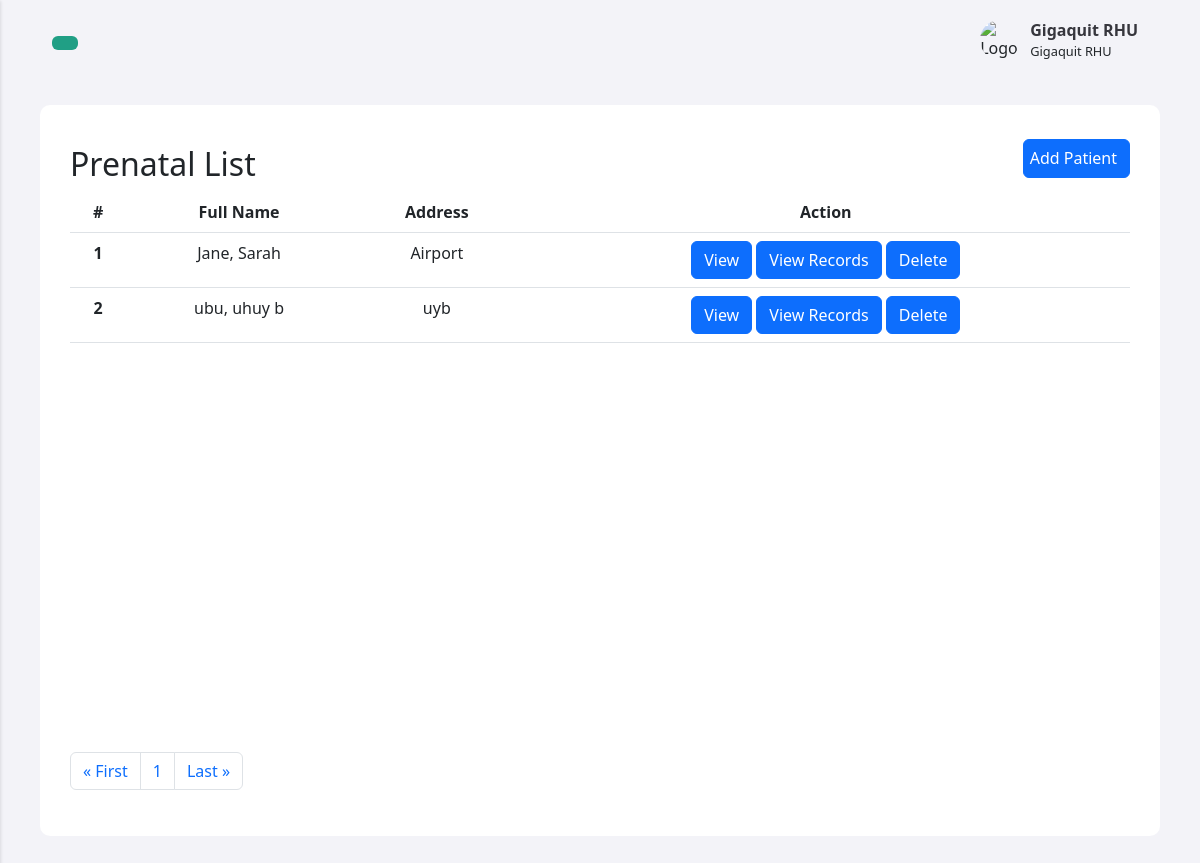
Page /facility/dashboard/prenatal_list.php (signed in) on the earlier database version.
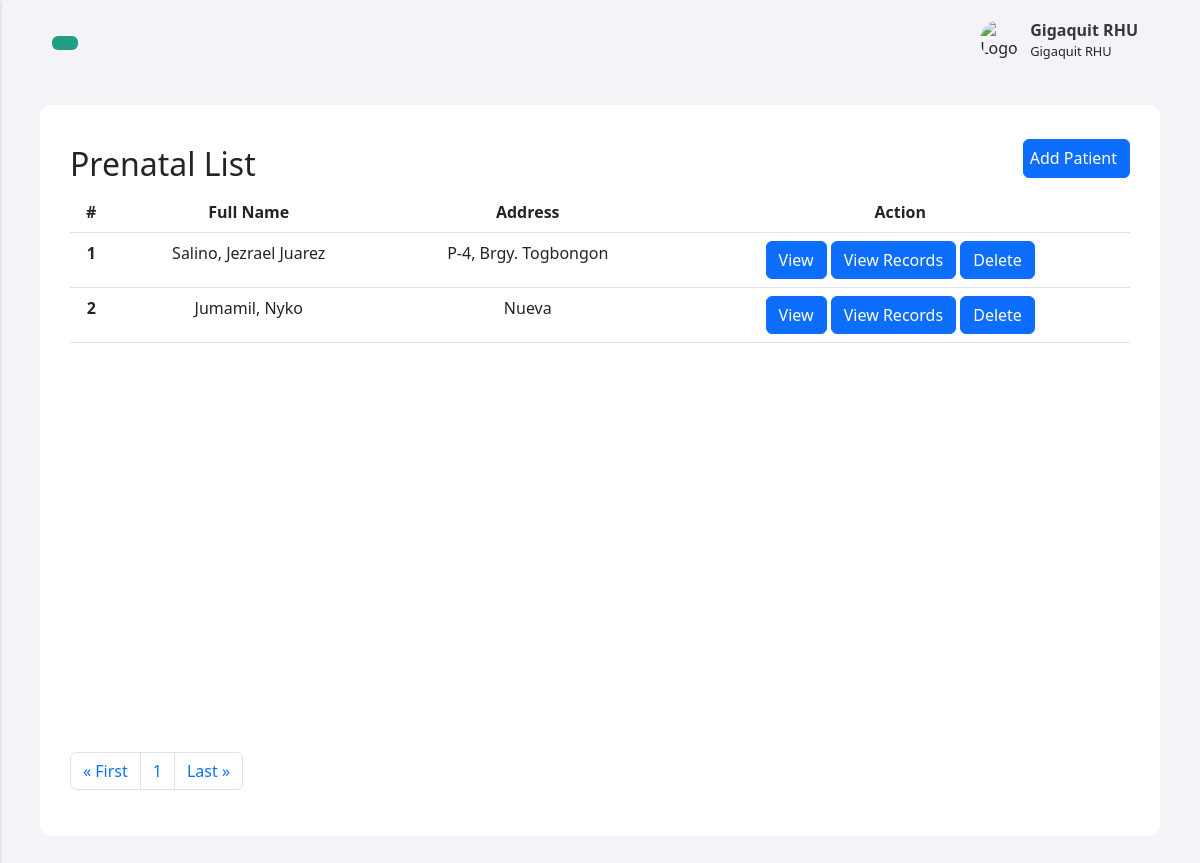
Same page on the later database version.
### tables this page shows
CREATE TABLE `patients` (
  `id` int(11) NOT NULL,
  `fname` varchar(255) NOT NULL,
  `mname` varchar(255) NOT NULL,
  `lname` varchar(255) NOT NULL,
  `contact` varchar(255) NOT NULL,
  `address` text NOT NULL,
  `fclt_id` int(11) NOT NULL
);

### facility/dashboard/includes/prenatal_functions.inc.php (called while the page is built, shortened)
<?php
include 'db_conn.php';
function getPaginatedPatients($page, $itemsPerPage) {
    global $conn, $fclt_id;
    $offset = ($page - 1) * $itemsPerPage;
    $sql = "SELECT * FROM patients WHERE fclt_id = $fclt_id LIMIT $offset, $itemsPerPage";
    $result = mysqli_query($conn, $sql);
    if ($result) {
        $patients = mysqli_fetch_all($result, MYSQLI_ASSOC);
        return $patients;
    } else {
        echo "Error executing query: " . mysqli_error($conn);
        return array();
    }
}
function getTotalPatients() {
    global $conn, $fclt_id;
    $sql = "SELECT COUNT(*) as total FROM patients WHERE fclt_id = $fclt_id";
    $result = mysqli_query($conn, $sql);
    if ($result) {
        $row = mysqli_fetch_assoc($result);
        return $row['total'];
    } else {
        echo "Error executing query: " . mysqli_error($conn);
        return 0;
    }
}

### facility/dashboard/prenatal_list.php (the view, shortened to what this page needs)
<?php
include_once 'header.php';
include_once 'includes/prenatal_functions.inc.php';
$itemsPerPage = 9;
$page = isset($_GET['page']) ? $_GET['page'] : 1;
$patients = getPaginatedPatients($page, $itemsPerPage);
?>
<div class="feed" id="patients_list">
  <div class="head">
    <h2>Prenatal List</h2>
    <div class="head_buttons">
    <button type="button" class="btn btn-primary" data-bs-toggle="modal" data-bs-target="#staticBackdrop"><i class="fi fi-br-plus"></i> Add Patient</button>
    </div>
  </div>
  <div class="prenatal_table">
  <table class="table table-hover" id="table" style="text-align: center;">
    <thead>
      <tr>
        <th scope="col">#</th>
        <th scope="col">Full Name</th>
        <th scope="col">Address</th>
        <th scope="col">Action</th>
      </tr>
    </thead>
    <tbody>
      <?php
      foreach ($patients as $key => $patient) {
        $id = $patient['id'];
        $fname = $patient['fname'];
        $mname = $patient['mname'];
        $lname = $patient['lname'];
        $address = $patient['address'];
        echo "<tr>";
        echo "<th scope='row'>" . (($page - 1) * $itemsPerPage + $key + 1) . "</th>";
        echo "<td>$lname, $fname $mname</td>";
        echo "<td>$address</td>";
        echo '<td>
                <button type="button" class="btn btn-primary viewPatient" value="' . $id . '">View</button>
                <button type="button" class="btn btn-primary viewPatientRecords" value="' . $id . '">View Records</button>
                <button type="button" class="btn btn-primary" value="' . $id . '" id="deletePatient">Delete</button>
              </td>';
        echo "</tr>";
      }
      ?>
    </tbody>
  </table>
  </div>
  <?php
  $totalPages = ceil(getTotalPatients() / $itemsPerPage);
  echo '<nav aria-label="Page navigation" id="nav_buttons">
        <ul class="pagination">
            <li class="page-item"><a class="page-link" href="?page=1">&laquo; First</a></li>';
  for ($i = 1; $i <= $totalPages; $i++) {
    echo '<li class="page-item"><a class="page-link" href="?page=' . $i . '">' . $i . '</a></li>';
  }
  echo '<li class="page-item"><a class="page-link" href="?page=' . $totalPages . '">Last &raquo;</a></li>
        </ul>
    </nav>';
  ?>
</div>
    <?php
include_once 'footer.php'
?>

Differences in the rows shown:
removed patients: key "1", lname "Jane", fname "Sarah", address "Airport", $id 30 (drawn)
removed patients: key "2", lname "ubu", fname "uhuy", mname "b", address "uyb", $id 35 (drawn)
added patients: key "1", lname "Salino", fname "Jezrael", mname "Juarez", address "P-4, Brgy. Togbongon", $id 38 (drawn)
added patients: key "2", lname "Jumamil", fname "Nyko", address "Nueva", $id 58 (drawn)
